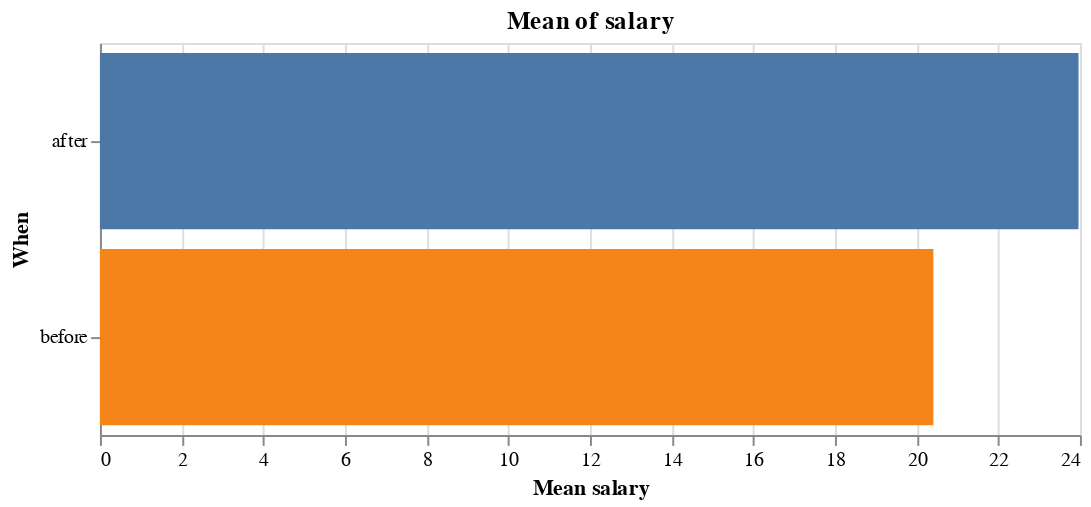

This figure's notebook cell:
### Markdown cell above
<div class="alert alert-info" style="color:black">

### Question 2.2
rubric={accuracy:2}

<h4>Python</h4>
<p>Recreate the Altair versions of my three plots in one cell each. Your plots should look as close as possible to mine in the images above.</p>
    
</div>

### Code cell
df = pd.read_csv('data/wages.csv')

chart1 = alt.Chart(df).mark_bar().encode(
    x=alt.X('mean(salary):Q', title='Mean salary'), 
    y=alt.Y('when:N', title='When'),                
    color=alt.Color('when:N', legend=None)          
).properties(
    title='Mean of salary', 
    width=500,
    height=200
)

chart1

### Figure 1 — Vega specification as saved in the notebook (floating-point values rounded to 4 significant figures)
{"$schema": "https://vega.github.io/schema/vega/v6.json", "data": [{"name": "source_0", "values": [{"mean_salary": 23.96, "when": "after"}, {"mean_salary": 20.41, "when": "before"}]}, {"name": "source_0_x_domain_mean_salary", "values": [{"min": 20.41, "max": 23.96}]}, {"name": "source_0_y_domain_when", "values": [{"when": "after"}, {"when": "before"}]}, {"name": "source_0_color_domain_when", "values": [{"when": "after"}, {"when": "before"}]}], "marks": [{"type": "rect", "name": "marks", "from": {"data": "source_0"}, "encode": {"update": {"fill": {"field": "when", "scale": "color"}, "y": {"field": "when", "scale": "y"}, "x2": {"value": 0, "scale": "x"}, "height": {"signal": "max(0.25, bandwidth('y'))"}, "x": {"field": "mean_salary", "scale": "x"}}}, "style": ["bar"]}], "scales": [{"name": "x", "type": "linear", "domain": [{"signal": "(data(\"source_0_x_domain_mean_salary\")[0] || {}).min"}, {"signal": "(data(\"source_0_x_domain_mean_salary\")[0] || {}).max"}], "range": [0, {"signal": "width"}], "zero": true, "nice": true}, {"name": "y", "type": "band", "domain": {"data": "source_0_y_domain_when", "field": "when", "sort": true}, "range": [0, {"signal": "height"}], "paddingOuter": 0.05, "paddingInner": 0.1}, {"name": "color", "type": "ordinal", "domain": {"data": "source_0_color_domain_when", "field": "when", "sort": true}, "range": "category"}], "axes": [{"scale": "x", "labels": false, "maxExtent": 0, "grid": true, "minExtent": 0, "ticks": false, "aria": false, "zindex": 0, "domain": false, "gridScale": "y", "tickCount": {"signal": "ceil(width/40)"}, "orient": "bottom"}, {"scale": "x", "orient": "bottom", "title": "Mean salary", "grid": false, "labelFlush": true, "labelOverlap": true, "zindex": 0, "tickCount": {"signal": "ceil(width/40)"}}, {"scale": "y", "orient": "left", "grid": false, "title": "When", "zindex": 0}], "title": {"text": "Mean of salary", "frame": "group"}, "padding": 5, "height": 200, "style": "cell", "background": "white", "width": 500}
